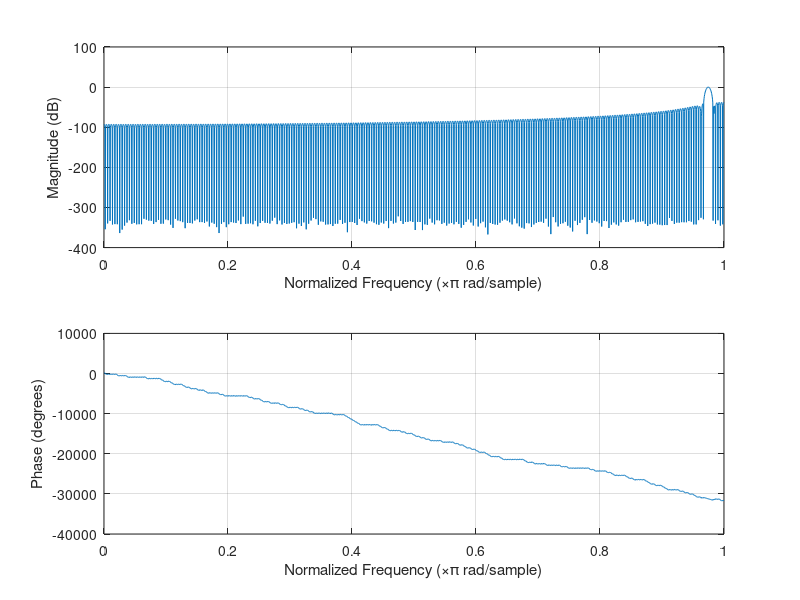
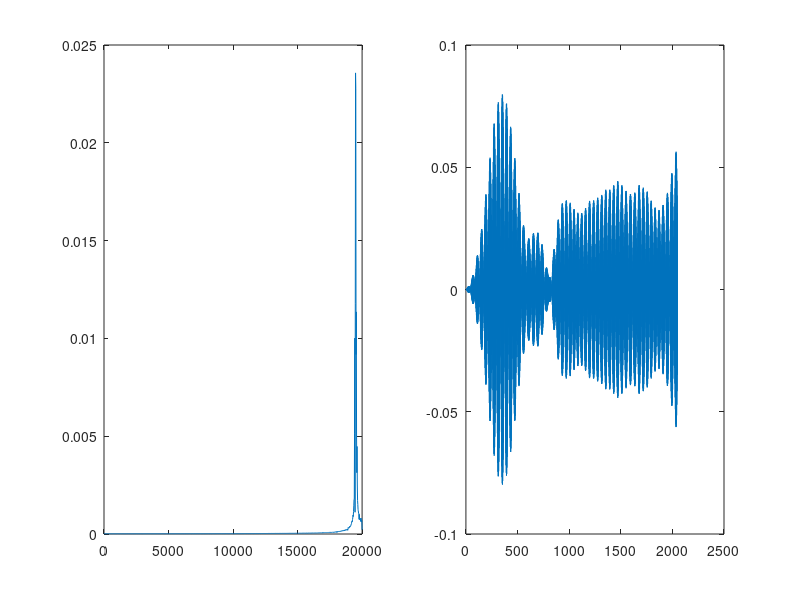

MATLAB code for these plots, in order:

G = 4;
fs = 40000;
N = 2048;
K = round(N/G);

M=6;

raw = zeros(1,N);

raw = awgn(raw,8);

b = fir1(512, [19480/fs*2, 19500/fs*2]);

figure(1);
freqz(b);

figure(2);

fraw = filter(b,1,raw);

subplot(1,2,1);
Y = fft(fraw);
P2 = abs(Y/N);
P1 = P2(1:N/2+1);
P1(2:end-1) = 2*P1(2:end-1);
f = fs/N*(0:(N/2));
plot(f,P1);

subplot(1,2,2);
plot(fraw);

